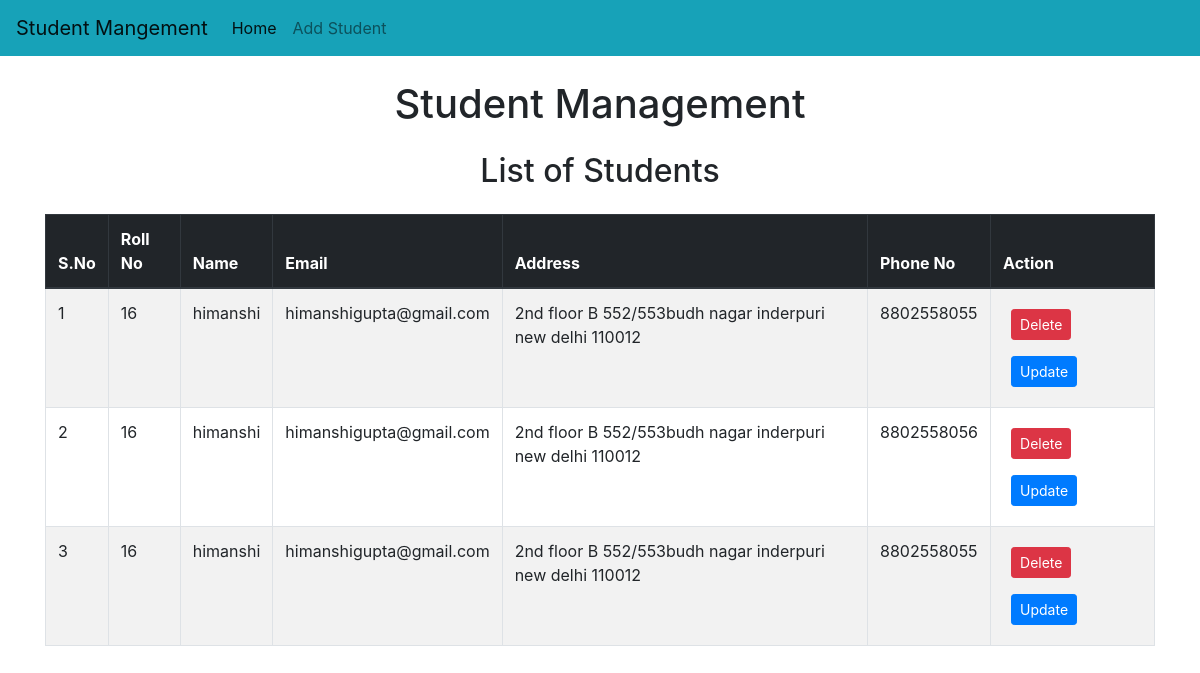
/std/, run on the app's committed database.
### std/models.py (models this page shows)
class Student(models.Model):
    roll=models.CharField(max_length=100)
    name=models.CharField(max_length=50)
    email=models.CharField(max_length=150)
    address=models.CharField(max_length=200)
    phone=models.CharField(max_length=10)

### std/views.py (the view)
# urls.py: path("",home),
def home(request):
    std=Student.objects.all()
    return render(request,"std/home.html",{'std': std})

### std/templates/std/home.html (shortened to what this page needs)
<!doctype html>
<html lang="en">
  <head>
    <link rel="stylesheet" href="https://cdn.jsdelivr.net/npm/bootstrap@4.0.0/dist/css/bootstrap.min.css">
  </head>
</head>
<body>
  {% include 'std/navbar.html' %}
  <div class="container">
    <h1 class="text-center my-4">Student Management</h1>
    <h2 class="text-center my-4">List of Students</h2>
    <div class="table-responsive">
      <table class="table table-striped table-bordered">
        <thead class="thead-dark">
          <tr>
            <th>S.No</th>
            <th>Roll No</th>
            <th>Name</th>
            <th>Email</th>
            <th>Address</th>
            <th>Phone No</th>
            <th>Action</th>
          </tr>
        </thead>
        <tbody>
          {% for s in std %}
          <tr>
            <td>{{ forloop.counter }}</td>
            <td>{{ s.roll }}</td>
            <td>{{ s.name }}</td>
            <td>{{ s.email }}</td>
            <td>{{ s.address }}</td>
            <td>{{ s.phone }}</td>
            <td>
              <a href="/std/delete-std/{{s.id}}" class="btn btn-danger btn-sm btn-action mx-2 my-2 ">Delete</a>
              <a href="/std/update-std/{{s.id}}" class=" btn btn-primary btn-sm btn-action mx-2 my-2">Update</a>
            </td>
          </tr>
          {% endfor %}
        </tbody>
      </table>
    </div>
  </div>
  </body>
</html>

### std/templates/std/navbar.html (shortened to what this page needs)
<nav class="navbar navbar-expand-lg navbar-light bg-info">
    <a class="navbar-brand" href="/std/home">Student Mangement</a>
    <div class="collapse navbar-collapse" id="navbarSupportedContent">
      <ul class="navbar-nav mr-auto">
        <li class="nav-item active">
          <a class="nav-link" href="#">Home <span class="sr-only">(current)</span></a>
        </li>
        <li class="nav-item">
          <a class="nav-link" href="/std/add-std/">Add Student</a>
        </li>
      </ul>
    </div>
  </nav>

### std/templates/std/home.html (style rules this page uses)
.btn-action { margin-right: 5px; }

### data on the page
Student: roll "16", name "himanshi", email "himanshigupta@gmail.com", address "2nd floor B 552/553budh nagar inderpuri new delhi 110012", phone "8802558055"
Student: roll "16", name "himanshi", email "himanshigupta@gmail.com", address "2nd floor B 552/553budh nagar inderpuri new delhi 110012", phone "8802558056"
Student: roll "16", name "himanshi", email "himanshigupta@gmail.com", address "2nd floor B 552/553budh nagar inderpuri new delhi 110012", phone "8802558055"
